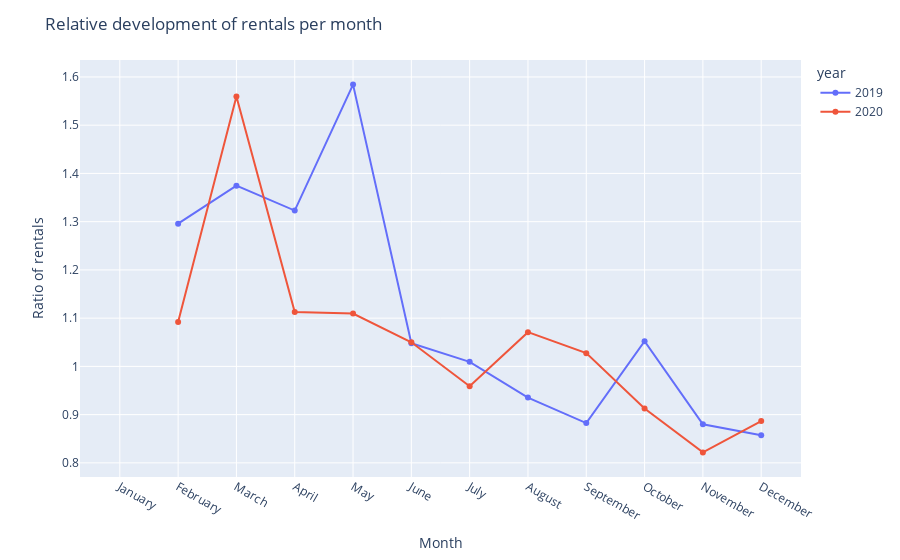

The notebook cell saved with this chart:
### Markdown cell above
## Relative development of rentals per month

### Code cell
# Calculate amount of rentals per year 2019 and month
df_2019_gmw = df_2019[["month","month_w","year","datetime"]].groupby(["year","month_w","month"],as_index=False).count()
df_2019_gmw = df_2019_gmw.rename(columns={"datetime":"count"}).sort_values(by="month")

# Calculate amount of rentals per year 2020 and month
df_2020_gmw = df_2020[["month","month_w","year","datetime"]].groupby(["year","month_w","month"],as_index=False).count()
df_2020_gmw = df_2020_gmw.rename(columns={"datetime":"count"}).sort_values(by="month")

# Append two dataframes and safe in one 
df_gmw_append = df_2019_gmw.append(df_2020_gmw)

# Save amount of rentals from last month in the next row
df_gmw_append["last_month_count"]=df_gmw_append["count"].shift()

# Save year of last row in the next row
df_gmw_append["year_last_count"]=df_gmw_append["year"].shift()

# When the years in the same row don't match --> NaN in column "last_month_count"
# Is optional as ratio between Dec 19 and Jan 20 could also be important
# df_gmw_append.loc[df_gmw_append.year_last_count != df_gmw_append.year, "last_month_count"]= None

# Calculate ratio between rentals from two following months
df_gmw_append["ratio"]=df_gmw_append["count"] / df_gmw_append.last_month_count

# Show monthly development of amount of rentals
fig_gmw = px.line(df_gmw_append,x="month_w",y="ratio",color="year",markers=True)
fig_gmw.update_layout(title="Relative development of rentals per month", xaxis_title="Month", yaxis_title="Ratio of rentals")

### Figure 1 — Plotly figure (JSON) as saved in the notebook; plotly's stock layout.template omitted (floating-point values rounded to 4 significant figures)
{"data": [{"hovertemplate": "year=2019<br>month_w=%{x}<br>ratio=%{y}<extra></extra>", "legendgroup": "2019", "line": {"color": "#636efa", "dash": "solid"}, "marker": {"symbol": "circle"}, "mode": "lines+markers", "name": "2019", "orientation": "v", "showlegend": true, "type": "scatter", "x": ["January", "February", "March", "April", "May", "June", "July", "August", "September", "October", "November", "December"], "xaxis": "x", "y": [null, 1.296, 1.375, 1.323, 1.584, 1.048, 1.009, 0.9353, 0.8824, 1.052, 0.8801, 0.8574], "yaxis": "y"}, {"hovertemplate": "year=2020<br>month_w=%{x}<br>ratio=%{y}<extra></extra>", "legendgroup": "2020", "line": {"color": "#EF553B", "dash": "solid"}, "marker": {"symbol": "circle"}, "mode": "lines+markers", "name": "2020", "orientation": "v", "showlegend": true, "type": "scatter", "x": ["January", "February", "March", "April", "May", "June", "July", "August", "September", "October", "November", "December"], "xaxis": "x", "y": [null, 1.092, 1.56, 1.112, 1.109, 1.05, 0.959, 1.071, 1.027, 0.9128, 0.8217, 0.8866], "yaxis": "y"}], "layout": {"autosize": true, "legend": {"title": {"text": "year"}, "tracegroupgap": 0}, "margin": {"t": 60}, "title": {"text": "Relative development of rentals per month"}, "xaxis": {"anchor": "y", "autorange": true, "domain": [0, 1], "range": [-0.696, 11.7], "title": {"text": "Month"}, "type": "category"}, "yaxis": {"anchor": "x", "autorange": true, "domain": [0, 1], "range": [0.7623, 1.644], "title": {"text": "Ratio of rentals"}, "type": "linear"}}}
